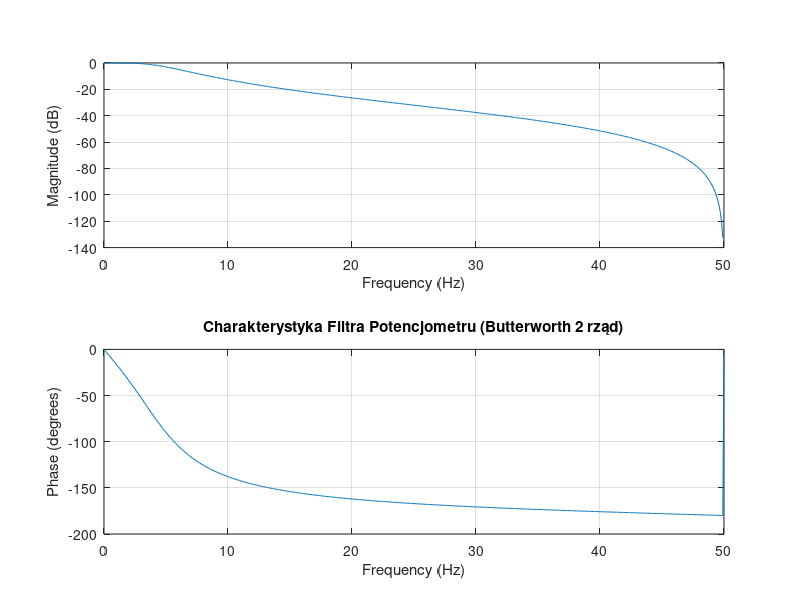

This figure's MATLAB source: (Note: this script raises an error after producing the figure.)
close all; clc; clear variables;

%% 1. Parametry Filtra dla Potencjometru
% Próbkowanie co 10ms -> fs = 100 Hz
fs = 100;       
% Odcięcie 5 Hz (usuwamy drgania ręki i szum sieci 50Hz)
fc = 5;         
% Rząd 2 (wystarczy jedna sekcja Biquad)
N = 2;          

%% 2. Projektowanie Filtra (Butterworth)
% Wn to znormalizowana częstotliwość (0.0 - 1.0, gdzie 1.0 to Nyquist)
Wn = fc / (fs/2);
[b, a] = butter(N, Wn, 'low');

%% 3. Wizualizacja (Dla Raportu)
figure;
freqz(b, a, 512, fs);
title('Charakterystyka Filtra Potencjometru (Butterworth 2 rząd)');

%% 4. Generowanie kodu C dla STM32
% Nazwiemy instancję 'POT_FILTER'
% Funkcja wygeneruje pliki: POT_FILTER_biquad_df1.c / .h / .csv
generate_biquad_df1('POT_FILTER', b, a);

disp('Gotowe! Skopiuj pliki POT_FILTER... do projektu STM32.');
